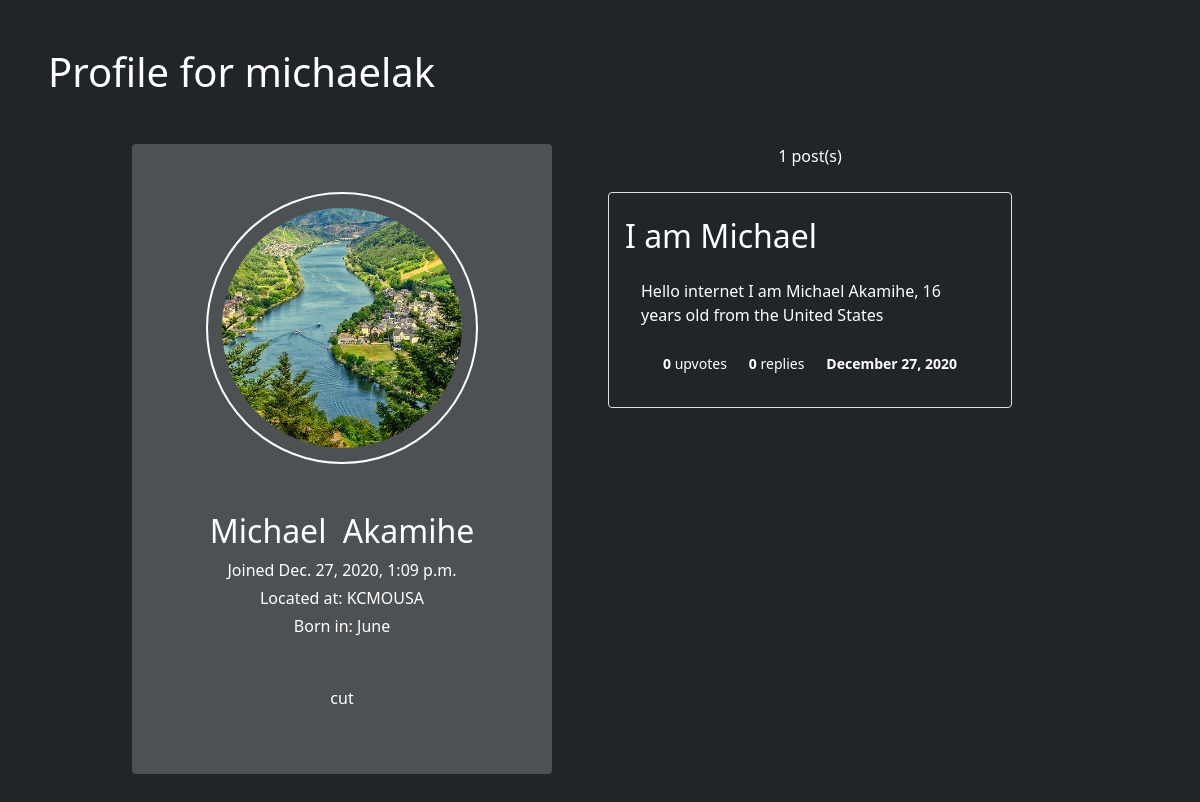
/profiles/24, run on an earlier commit of the app's database.
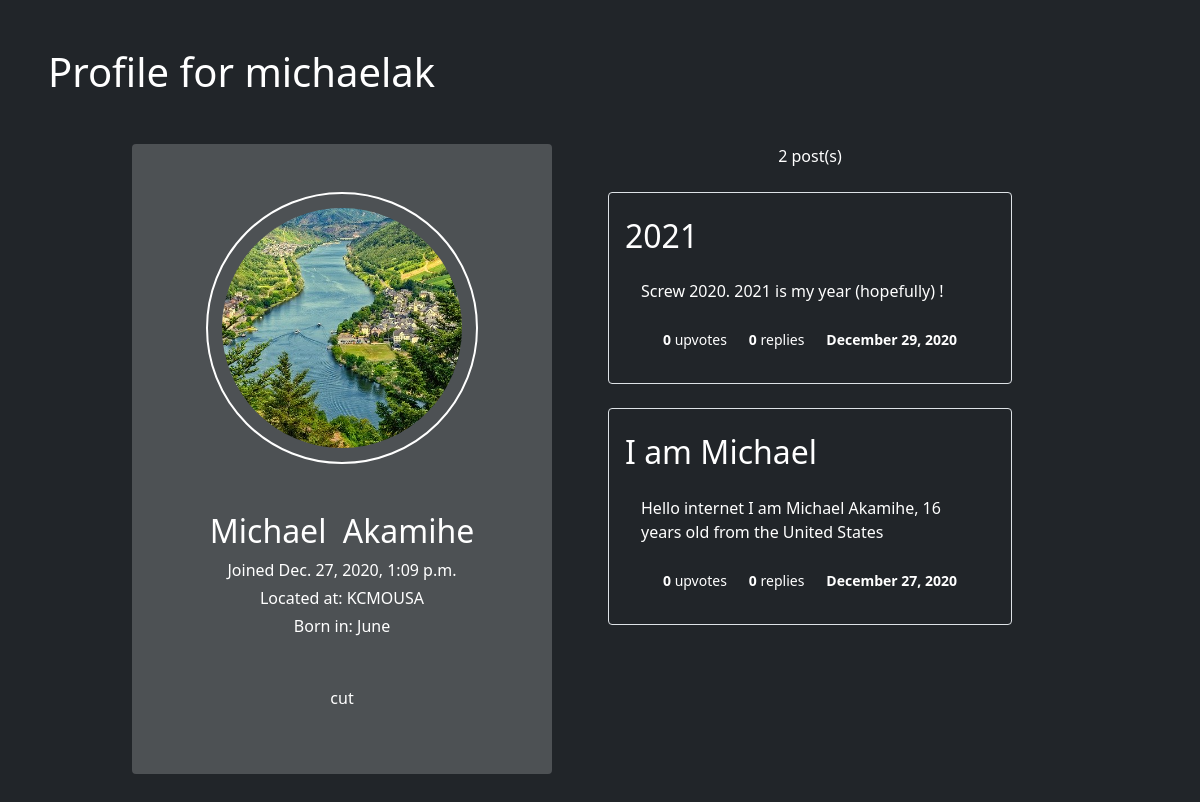
And on a later commit of the database.
### forum/models.py (models this page shows, shortened)
class Profile (models.Model):
    forum_user = models.OneToOneField(ForumUser, on_delete=models.CASCADE)
    picture = models.ImageField(default='defpfp.jpg', upload_to='profiles/', null=True, blank=True)
    date_joined = models.DateTimeField(auto_now_add=True)
    description = models.CharField(max_length=500, null=True, blank=True)
    @property
    def picture_url (self):
        try:
            return self.picture.url
        except:
            return ''
    @property
    def is_description_whitespace (self):
        return self.description.isspace()
    @property
    def post_count (self):
        return ForumPost.objects.filter(profile=self).count()

class ForumPost (models.Model):
    profile = models.ForeignKey(Profile, on_delete=models.SET_NULL, null=True)
    title = models.CharField(max_length=200)
    description = models.CharField(max_length=3000, validators=[MinLengthValidator(20)])
    date_posted = models.DateTimeField(auto_now_add=True)
    upvotes = models.IntegerField(default=0, null=True, blank=True)
    @property
    def get_date_full (self):
        return self.date_posted.strftime('%B %d, %Y')

class ForumUser (models.Model):
    user = models.OneToOneField(User, on_delete=models.CASCADE)
    first_name = models.CharField(max_length=30)
    surname = models.CharField(max_length=30)
    email = models.EmailField(max_length=100)
    phone = models.CharField(max_length=10, validators=[MinLengthValidator(10)])
    dob = models.DateField()
    location = models.CharField(max_length=100, null=True, blank=True)
    @property
    def full_name (self):
        return self.first_name + ' ' + self.surname
    @property
    def dob_month (self):
        months = [
            'January', 'February', 'March', 'April', 'May', 'June',
            'July', 'August', 'September', 'October', 'November', 'December'
        ]
        return months[self.dob.month - 1]

### forum/views.py (the view)
# urls.py: path('profiles/<int:forum_user_id>', profile_details_view, name='profile'),
def profile_details_view (request, forum_user_id):
    if forum_user_id in [obj.id for obj in ForumUser.objects.all()]:
        profile = Profile.objects.get(forum_user=ForumUser.objects.get(id=forum_user_id))
        posts_by_profile = reversed(ForumPost.objects.filter(profile=profile))
        if request.method == 'POST':
            logout(request)
            return redirect('home')
    else:
        raise Http404
    return render(request, 'forum/profile.html', {
        'profile': profile,
        'is_authorized': request.user == profile.forum_user.user,
        'posts': posts_by_profile
    })

### forum/templates/forum/profile.html (shortened to what this page needs)
{% extends 'forum/base.html' %}
{% load static %}
{% block content %}
    <h1 class="mb-5">Profile for {{ profile.forum_user.user.username }} </h1>
    <div class="d-flex justify-content-center mx-5">
        <div style="background-color: #ffffff33;" class="col-5 p-5 rounded">
            <div class="profile-img-outline">
                <div class="profile-img-container"></div>
            </div>
            <h2 style="word-spacing: 0.5rem;" class="mx-auto text-center mt-5"> {{ profile.forum_user.full_name }} </h2>
            <p class="mx-auto text-center my-1">Joined {{ profile.date_joined }} </p>
            <p class="mx-auto text-center my-1">Located at: {{ profile.forum_user.location }} </p>
            <p class="mx-auto text-center my-1">Born in: {{ profile.forum_user.dob_month}} </p>
            {% if profile.description != None and profile.description and not profile.is_description_whitespace %}
                <p class="text-center mt-5"> {{ profile.description }} </p>
            {% else %}
                <p class="mx-auto text-center mt-5"><strong>[ No description for {{ profile.forum_user.user.username }} ]</strong></p>
            {% endif %}
        </div>
        <div class="col-5 mx-5">
            <p class="text-center">{{ profile.post_count }} post(s)</p>
            <div style="height: 35rem; overflow-y: scroll;" class="mt-3 p-2 profile-forum-posts">
                {% for post in posts %}
                    <a style="text-decoration: none;" class="d-block p-3 pt-4 rounded bg-transparent border mb-4"
                    href="{% url 'post-details' post.id %}">
                        <h2 class="mb-4" style="white-space: nowrap; overflow: hidden; text-overflow: ellipsis;">{{ post.title }}</h2>
                        <p class="px-3 forum-post-desc">{{ post.description }}</p>
                        <div style="width: 100%; justify-content: space-evenly;" class="px-3 mt-4 d-flex">
                            <p><small><strong>{{ post.upvotes }}</strong> upvotes</small></p>
                            <p><small><strong>{{ post.upvotes }}</strong> replies</small></p>
                            <p><small><strong>{{ post.get_date_full }}</strong></small></p>
                        </div>
                    </a>
                {% endfor %}
            </div>
        </div>
    </div>
{% endblock content %}

What changed in the data, as far as the page shows it:
computed for Profile "cut": post_count "1" → "2"
added ForumPost: title "2021", description "Screw 2020. 2021 is my year (hopefully) !", upvotes "0", get_date_full "December 29, 2020"
